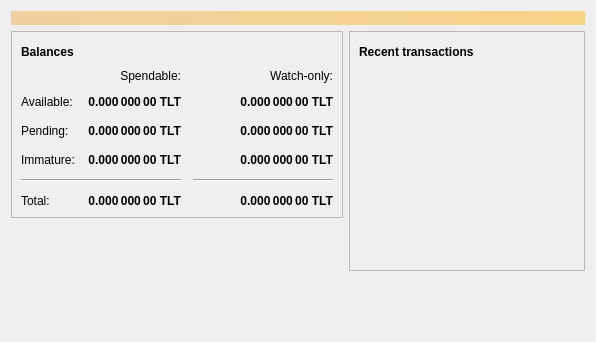
<?xml version="1.0" encoding="UTF-8"?>
<ui version="4.0">
 <class>OverviewPage</class>
 <widget class="QWidget" name="OverviewPage">
  <property name="geometry">
   <rect>
    <x>0</x>
    <y>0</y>
    <width>596</width>
    <height>342</height>
   </rect>
  </property>
  <property name="windowTitle">
   <string>Form</string>
  </property>
  <layout class="QVBoxLayout" name="topLayout">
   <item>
    <widget class="QLabel" name="labelAlerts">
     <property name="visible">
      <bool>false</bool>
     </property>
     <property name="styleSheet">
      <string notr="true">QLabel { background-color: qlineargradient(x1: 0, y1: 0, x2: 1, y2: 0, stop:0 #F0D0A0, stop:1 #F8D488); color:#000000; }</string>
     </property>
     <property name="wordWrap">
      <bool>true</bool>
     </property>
     <property name="margin">
      <number>3</number>
     </property>
     <property name="textInteractionFlags">
      <set>Qt::TextSelectableByMouse</set>
     </property>
    </widget>
   </item>
   <item>
    <layout class="QHBoxLayout" name="horizontalLayout" stretch="1,1">
     <item>
      <layout class="QVBoxLayout" name="verticalLayout_2">
       <item>
        <widget class="QFrame" name="frame">
         <property name="frameShape">
          <enum>QFrame::StyledPanel</enum>
         </property>
         <property name="frameShadow">
          <enum>QFrame::Raised</enum>
         </property>
         <layout class="QVBoxLayout" name="verticalLayout_4">
          <item>
           <layout class="QHBoxLayout" name="horizontalLayout_4">
            <item>
             <widget class="QLabel" name="label_5">
              <property name="font">
               <font>
                <weight>75</weight>
                <bold>true</bold>
               </font>
              </property>
              <property name="text">
               <string>Balances</string>
              </property>
             </widget>
            </item>
            <item>
             <widget class="QPushButton" name="labelWalletStatus">
              <property name="enabled">
               <bool>true</bool>
              </property>
              <property name="maximumSize">
               <size>
                <width>30</width>
                <height>16777215</height>
               </size>
              </property>
              <property name="toolTip">
               <string>The displayed information may be out of date. Your wallet automatically synchronizes with the TILT network after a connection is established, but this process has not completed yet.</string>
              </property>
              <property name="text">
               <string/>
              </property>
              <property name="icon">
               <iconset resource="../bitcoin.qrc">
                <normaloff>:/icons/warning</normaloff>
                <disabledoff>:/icons/warning</disabledoff>:/icons/warning</iconset>
              </property>
              <property name="iconSize">
               <size>
                <width>24</width>
                <height>24</height>
               </size>
              </property>
              <property name="flat">
               <bool>true</bool>
              </property>
             </widget>
            </item>
            <item>
             <spacer name="horizontalSpacer_3">
              <property name="orientation">
               <enum>Qt::Horizontal</enum>
              </property>
              <property name="sizeHint" stdset="0">
               <size>
                <width>40</width>
                <height>20</height>
               </size>
              </property>
             </spacer>
            </item>
           </layout>
          </item>
          <item>
           <layout class="QGridLayout" name="gridLayout">
            <property name="spacing">
             <number>12</number>
            </property>
            <item row="2" column="2">
             <widget class="QLabel" name="labelWatchPending">
              <property name="font">
               <font>
                <weight>75</weight>
                <bold>true</bold>
               </font>
              </property>
              <property name="cursor">
               <cursorShape>IBeamCursor</cursorShape>
              </property>
              <property name="toolTip">
               <string>Unconfirmed transactions to watch-only addresses</string>
              </property>
              <property name="text">
               <string notr="true">0.000 000 00 TLT</string>
              </property>
              <property name="alignment">
               <set>Qt::AlignRight|Qt::AlignTrailing|Qt::AlignVCenter</set>
              </property>
              <property name="textInteractionFlags">
               <set>Qt::LinksAccessibleByMouse|Qt::TextSelectableByKeyboard|Qt::TextSelectableByMouse</set>
              </property>
             </widget>
            </item>
            <item row="2" column="1">
             <widget class="QLabel" name="labelUnconfirmed">
              <property name="font">
               <font>
                <weight>75</weight>
                <bold>true</bold>
               </font>
              </property>
              <property name="cursor">
               <cursorShape>IBeamCursor</cursorShape>
              </property>
              <property name="toolTip">
               <string>Total of transactions that have yet to be confirmed, and do not yet count toward the spendable balance</string>
              </property>
              <property name="text">
               <string notr="true">0.000 000 00 TLT</string>
              </property>
              <property name="alignment">
               <set>Qt::AlignRight|Qt::AlignTrailing|Qt::AlignVCenter</set>
              </property>
              <property name="textInteractionFlags">
               <set>Qt::LinksAccessibleByMouse|Qt::TextSelectableByKeyboard|Qt::TextSelectableByMouse</set>
              </property>
             </widget>
            </item>
            <item row="3" column="2">
             <widget class="QLabel" name="labelWatchImmature">
              <property name="font">
               <font>
                <weight>75</weight>
                <bold>true</bold>
               </font>
              </property>
              <property name="cursor">
               <cursorShape>IBeamCursor</cursorShape>
              </property>
              <property name="toolTip">
               <string>Mined balance in watch-only addresses that has not yet matured</string>
              </property>
              <property name="text">
               <string notr="true">0.000 000 00 TLT</string>
              </property>
              <property name="alignment">
               <set>Qt::AlignRight|Qt::AlignTrailing|Qt::AlignVCenter</set>
              </property>
              <property name="textInteractionFlags">
               <set>Qt::LinksAccessibleByMouse|Qt::TextSelectableByKeyboard|Qt::TextSelectableByMouse</set>
              </property>
             </widget>
            </item>
            <item row="4" column="0" colspan="2">
             <widget class="Line" name="line">
              <property name="orientation">
               <enum>Qt::Horizontal</enum>
              </property>
             </widget>
            </item>
            <item row="4" column="2">
             <widget class="Line" name="lineWatchBalance">
              <property name="sizePolicy">
               <sizepolicy hsizetype="Preferred" vsizetype="Fixed">
                <horstretch>0</horstretch>
                <verstretch>0</verstretch>
               </sizepolicy>
              </property>
              <property name="minimumSize">
               <size>
                <width>140</width>
                <height>0</height>
               </size>
              </property>
              <property name="orientation">
               <enum>Qt::Horizontal</enum>
              </property>
             </widget>
            </item>
            <item row="5" column="0">
             <widget class="QLabel" name="labelTotalText">
              <property name="text">
               <string>Total:</string>
              </property>
             </widget>
            </item>
            <item row="3" column="1">
             <widget class="QLabel" name="labelImmature">
              <property name="font">
               <font>
                <weight>75</weight>
                <bold>true</bold>
               </font>
              </property>
              <property name="cursor">
               <cursorShape>IBeamCursor</cursorShape>
              </property>
              <property name="toolTip">
               <string>Mined balance that has not yet matured</string>
              </property>
              <property name="text">
               <string notr="true">0.000 000 00 TLT</string>
              </property>
              <property name="alignment">
               <set>Qt::AlignRight|Qt::AlignTrailing|Qt::AlignVCenter</set>
              </property>
              <property name="textInteractionFlags">
               <set>Qt::LinksAccessibleByMouse|Qt::TextSelectableByKeyboard|Qt::TextSelectableByMouse</set>
              </property>
             </widget>
            </item>
            <item row="2" column="3">
             <spacer name="horizontalSpacer_2">
              <property name="orientation">
               <enum>Qt::Horizontal</enum>
              </property>
              <property name="sizeHint" stdset="0">
               <size>
                <width>40</width>
                <height>20</height>
               </size>
              </property>
             </spacer>
            </item>
            <item row="3" column="0">
             <widget class="QLabel" name="labelImmatureText">
              <property name="text">
               <string>Immature:</string>
              </property>
             </widget>
            </item>
            <item row="5" column="1">
             <widget class="QLabel" name="labelTotal">
              <property name="font">
               <font>
                <weight>75</weight>
                <bold>true</bold>
               </font>
              </property>
              <property name="cursor">
               <cursorShape>IBeamCursor</cursorShape>
              </property>
              <property name="toolTip">
               <string>Your current total balance</string>
              </property>
              <property name="text">
               <string notr="true">0.000 000 00 TLT</string>
              </property>
              <property name="alignment">
               <set>Qt::AlignRight|Qt::AlignTrailing|Qt::AlignVCenter</set>
              </property>
              <property name="textInteractionFlags">
               <set>Qt::LinksAccessibleByMouse|Qt::TextSelectableByKeyboard|Qt::TextSelectableByMouse</set>
              </property>
             </widget>
            </item>
            <item row="5" column="2">
             <widget class="QLabel" name="labelWatchTotal">
              <property name="font">
               <font>
                <weight>75</weight>
                <bold>true</bold>
               </font>
              </property>
              <property name="cursor">
               <cursorShape>IBeamCursor</cursorShape>
              </property>
              <property name="toolTip">
               <string>Current total balance in watch-only addresses</string>
              </property>
              <property name="text">
               <string notr="true">0.000 000 00 TLT</string>
              </property>
              <property name="alignment">
               <set>Qt::AlignRight|Qt::AlignTrailing|Qt::AlignVCenter</set>
              </property>
              <property name="textInteractionFlags">
               <set>Qt::LinksAccessibleByMouse|Qt::TextSelectableByKeyboard|Qt::TextSelectableByMouse</set>
              </property>
             </widget>
            </item>
            <item row="0" column="2">
             <widget class="QLabel" name="labelWatchonly">
              <property name="text">
               <string>Watch-only:</string>
              </property>
              <property name="alignment">
               <set>Qt::AlignRight|Qt::AlignTrailing|Qt::AlignVCenter</set>
              </property>
             </widget>
            </item>
            <item row="1" column="0">
             <widget class="QLabel" name="labelBalanceText">
              <property name="text">
               <string>Available:</string>
              </property>
             </widget>
            </item>
            <item row="1" column="1">
             <widget class="QLabel" name="labelBalance">
              <property name="font">
               <font>
                <weight>75</weight>
                <bold>true</bold>
               </font>
              </property>
              <property name="cursor">
               <cursorShape>IBeamCursor</cursorShape>
              </property>
              <property name="toolTip">
               <string>Your current spendable balance</string>
              </property>
              <property name="text">
               <string notr="true">0.000 000 00 TLT</string>
              </property>
              <property name="alignment">
               <set>Qt::AlignRight|Qt::AlignTrailing|Qt::AlignVCenter</set>
              </property>
              <property name="textInteractionFlags">
               <set>Qt::LinksAccessibleByMouse|Qt::TextSelectableByKeyboard|Qt::TextSelectableByMouse</set>
              </property>
             </widget>
            </item>
            <item row="1" column="2">
             <widget class="QLabel" name="labelWatchAvailable">
              <property name="font">
               <font>
                <weight>75</weight>
                <bold>true</bold>
               </font>
              </property>
              <property name="cursor">
               <cursorShape>IBeamCursor</cursorShape>
              </property>
              <property name="toolTip">
               <string>Your current balance in watch-only addresses</string>
              </property>
              <property name="text">
               <string notr="true">0.000 000 00 TLT</string>
              </property>
              <property name="alignment">
               <set>Qt::AlignRight|Qt::AlignTrailing|Qt::AlignVCenter</set>
              </property>
              <property name="textInteractionFlags">
               <set>Qt::LinksAccessibleByMouse|Qt::TextSelectableByKeyboard|Qt::TextSelectableByMouse</set>
              </property>
             </widget>
            </item>
            <item row="2" column="0">
             <widget class="QLabel" name="labelPendingText">
              <property name="text">
               <string>Pending:</string>
              </property>
             </widget>
            </item>
            <item row="0" column="1">
             <widget class="QLabel" name="labelSpendable">
              <property name="text">
               <string>Spendable:</string>
              </property>
              <property name="alignment">
               <set>Qt::AlignRight|Qt::AlignTrailing|Qt::AlignVCenter</set>
              </property>
             </widget>
            </item>
           </layout>
          </item>
         </layout>
        </widget>
       </item>
       <item>
        <spacer name="verticalSpacer">
         <property name="orientation">
          <enum>Qt::Vertical</enum>
         </property>
         <property name="sizeHint" stdset="0">
          <size>
           <width>20</width>
           <height>40</height>
          </size>
         </property>
        </spacer>
       </item>
      </layout>
     </item>
     <item>
      <layout class="QVBoxLayout" name="verticalLayout_3">
       <item>
        <widget class="QFrame" name="frame_2">
         <property name="frameShape">
          <enum>QFrame::StyledPanel</enum>
         </property>
         <property name="frameShadow">
          <enum>QFrame::Raised</enum>
         </property>
         <layout class="QVBoxLayout" name="verticalLayout">
          <item>
           <layout class="QHBoxLayout" name="horizontalLayout_2">
            <item>
             <widget class="QLabel" name="label_4">
              <property name="font">
               <font>
                <weight>75</weight>
                <bold>true</bold>
               </font>
              </property>
              <property name="text">
               <string>Recent transactions</string>
              </property>
             </widget>
            </item>
            <item>
             <widget class="QPushButton" name="labelTransactionsStatus">
              <property name="enabled">
               <bool>true</bool>
              </property>
              <property name="maximumSize">
               <size>
                <width>30</width>
                <height>16777215</height>
               </size>
              </property>
              <property name="toolTip">
               <string>The displayed information may be out of date. Your wallet automatically synchronizes with the TILT network after a connection is established, but this process has not completed yet.</string>
              </property>
              <property name="text">
               <string/>
              </property>
              <property name="icon">
               <iconset resource="../bitcoin.qrc">
                <normaloff>:/icons/warning</normaloff>
                <disabledoff>:/icons/warning</disabledoff>:/icons/warning</iconset>
              </property>
              <property name="iconSize">
               <size>
                <width>24</width>
                <height>24</height>
               </size>
              </property>
              <property name="flat">
               <bool>true</bool>
              </property>
             </widget>
            </item>
            <item>
             <spacer name="horizontalSpacer">
              <property name="orientation">
               <enum>Qt::Horizontal</enum>
              </property>
              <property name="sizeHint" stdset="0">
               <size>
                <width>40</width>
                <height>20</height>
               </size>
              </property>
             </spacer>
            </item>
           </layout>
          </item>
          <item>
           <widget class="QListView" name="listTransactions">
            <property name="styleSheet">
             <string notr="true">QListView { background: transparent; }</string>
            </property>
            <property name="frameShape">
             <enum>QFrame::NoFrame</enum>
            </property>
            <property name="verticalScrollBarPolicy">
             <enum>Qt::ScrollBarAlwaysOff</enum>
            </property>
            <property name="horizontalScrollBarPolicy">
             <enum>Qt::ScrollBarAlwaysOff</enum>
            </property>
            <property name="selectionMode">
             <enum>QAbstractItemView::NoSelection</enum>
            </property>
           </widget>
          </item>
         </layout>
        </widget>
       </item>
       <item>
        <spacer name="verticalSpacer_2">
         <property name="orientation">
          <enum>Qt::Vertical</enum>
         </property>
         <property name="sizeHint" stdset="0">
          <size>
           <width>20</width>
           <height>40</height>
          </size>
         </property>
        </spacer>
       </item>
      </layout>
     </item>
    </layout>
   </item>
  </layout>
 </widget>
 <resources/>
 <connections/>
</ui>
